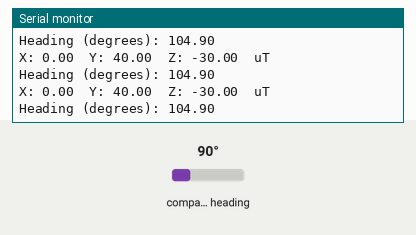
This sketch was run on a simulated ESP32. Shown: the last lines printed to the serial monitor. The test bench sets the inputs (shaded band); at power-on: compass heading 90°.

Above: at 1.7 s.
1.8 s: compass heading set to 7°
At 2.4 s:
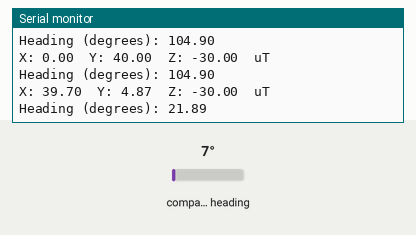
3.3 s: compass heading set to 180°
At 3.9 s:
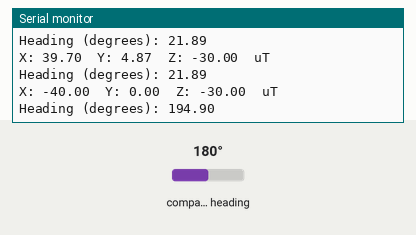
Timing chart, 0 to 6.3 s (numbered marks = the images above; inputs shaded):
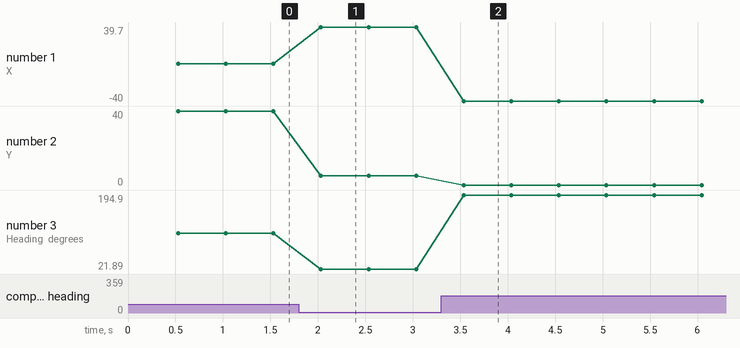

Measured:
- after the input at 1.8 s, the serial monitor: prints a new line after 0.23 s (image 1)
- after the input at 3.3 s, the serial monitor: prints a new line after 0.24 s (image 2)
- plotted number 1: 0 → 39.7 after the input at 1.8 s, 39.7 → -40 after the input at 3.3 s
- plotted number 2: 40 → 4.87 after the input at 1.8 s
- plotted number 3: 104.9 → 21.89 after the input at 1.8 s, 21.89 → 194.9 after the input at 3.3 s

The sketch:

esp32-magneto.ino
```cpp
//#include <MechaQMC5883.h>

//#include <WiFiLink.h>

// Adafruit_Sensor - Version: Latest
#include <Adafruit_Sensor.h>

// Adafruit_HMC5883_Unified - Version: Latest
#include <Adafruit_HMC5883_U.h>

Adafruit_HMC5883_Unified mag = Adafruit_HMC5883_Unified(11111);

void displaySensorDetails(void)
{
  sensor_t sensor;
  mag.getSensor(&sensor);
  Serial.println("------------------------------------");
  Serial.print  ("Sensor:       "); Serial.println(sensor.name);
  Serial.print  ("Driver Ver:   "); Serial.println(sensor.version);
  Serial.print  ("Unique ID:    "); Serial.println(sensor.sensor_id);
  Serial.print  ("Max Value:    "); Serial.print(sensor.max_value); Serial.println(" uT");
  Serial.print  ("Min Value:    "); Serial.print(sensor.min_value); Serial.println(" uT");
  Serial.print  ("Resolution:   "); Serial.print(sensor.resolution); Serial.println(" uT");
  Serial.println("------------------------------------");
  Serial.println("");
  delay(500);
}

void setup(void) {

    Serial.begin(57600);
  Serial.println("HMC5883 Magnetometer Test"); Serial.println("");

  /* Initialise the sensor */
  if(!mag.begin())
  {
    /* There was a problem detecting the HMC5883 ... check your connections */
    Serial.println("Ooops, no HMC5883 detected ... Check your wiring!");
    while(1);
  }

  /* Display some basic information on this sensor */
  displaySensorDetails();
}

void loop(void) {

    /* Get a new sensor event */
  sensors_event_t event;
  mag.getEvent(&event);

  /* Display the results (magnetic vector values are in micro-Tesla (uT)) */
  Serial.print("X: "); Serial.print(event.magnetic.x); Serial.print("  ");
  Serial.print("Y: "); Serial.print(event.magnetic.y); Serial.print("  ");
  Serial.print("Z: "); Serial.print(event.magnetic.z); Serial.print("  ");Serial.println("uT");

  // Hold the module so that Z is pointing 'up' and you can measure the heading with x&y
  // Calculate heading when the magnetometer is level, then correct for signs of axis.
  float heading = atan2(event.magnetic.y, event.magnetic.x);

  // Once you have your heading, you must then add your 'Declination Angle', which is the 'Error' of the magnetic field in your location.
  // Find yours here: http://www.magnetic-declination.com/
  // Seattle is: +15* 45' E, which is ~15 Degrees, or (which we need) 0.26 radians
  // If you cannot find your Declination, comment out these two lines, your compass will be slightly off.
  float declinationAngle = 0.26;
  heading += declinationAngle;

  // Correct for when signs are reversed.
  if(heading < 0)
    heading += 2*PI;

  // Check for wrap due to addition of declination.
  if(heading > 2*PI)
    heading -= 2*PI;

  // Convert radians to degrees for readability.
  float headingDegrees = heading * 180/M_PI;

  Serial.print("Heading (degrees): "); Serial.println(headingDegrees);

  delay(500);
}
```
